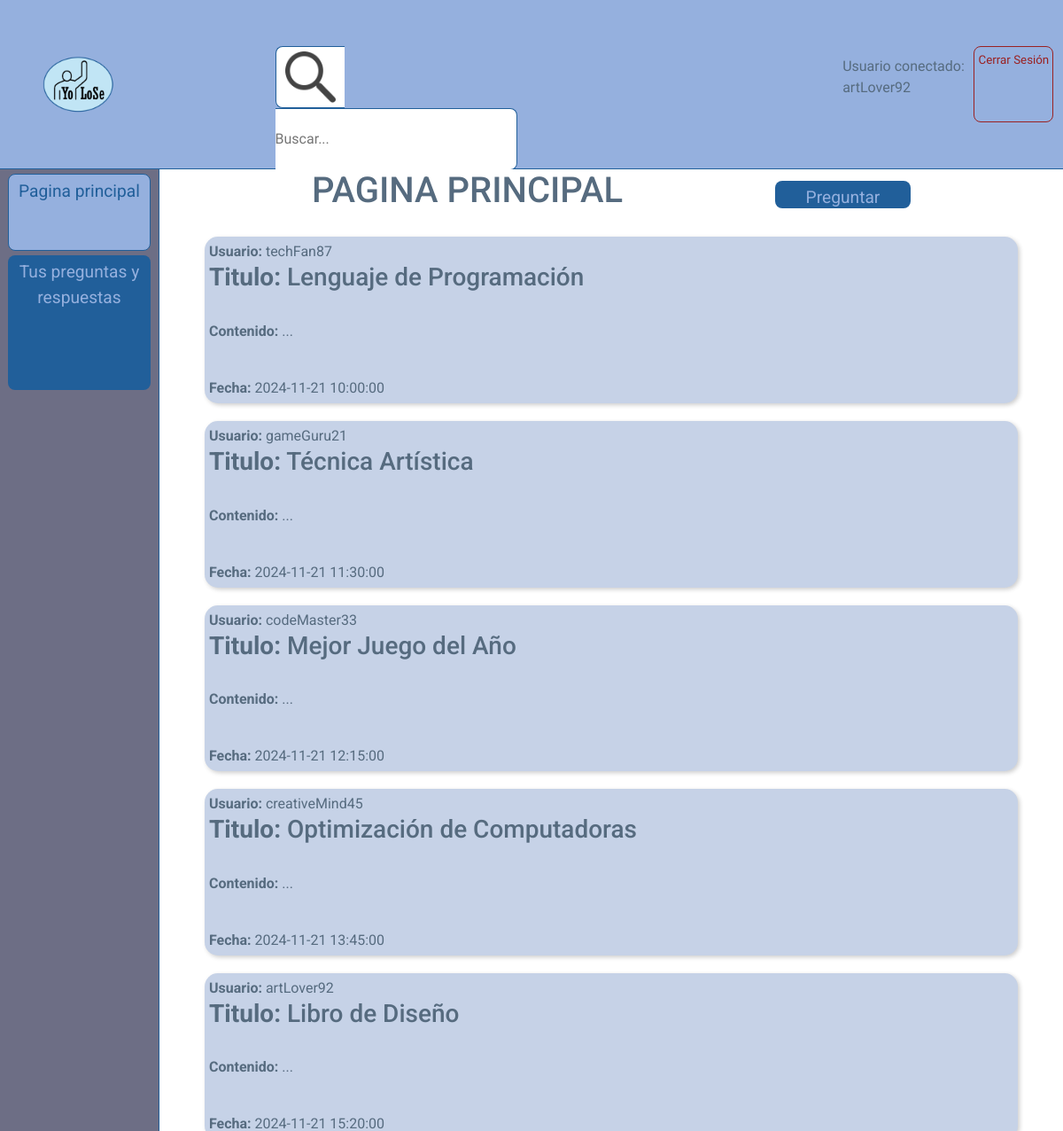
The page /PAGES/index.php (signed in) on the database its author committed.
### tables this page shows
CREATE TABLE tbl_POST (
    id_post INT PRIMARY KEY AUTO_INCREMENT NOT NULL,
    titulo_post VARCHAR(50) NULL,
    contenido_post VARCHAR(500) NOT NULL,
    fecha_post DATETIME NOT NULL,
    user_post VARCHAR(30) NOT NULL,
    ref_post INT NULL
);

### PAGES/index.php (the view, shortened to what this page needs)
<?php
include_once "../PHP/connect.php";
?>
<!DOCTYPE html>
<html lang="en">
<head>
    <link rel="stylesheet" href="../STYLES/estilos.css">
</head>
<body>
    <div id="contenedorPagina">
        <div id="header">
            <img src="../img/logo.png" id="logo">
            <div id="contenedorOpcionesHeader">
                <div id="filtrosBuscador">
                    <form action="" method="get">
                        <img src="../img/buscador.png" alt="" id="logoBuscador">
                        <input type="text" name="filtro" id="buscador" placeholder="Buscar...">
                    </form>
                </div>
                <?php
                if(isset($_SESSION['usuarioConectado'])){
                    ?>
                    <p><strong>Usuario conectado:</strong><br><?php echo $_SESSION['usuarioConectado']; ?></p>
                    <button class="botonesHeader" id="botonLogOut"><a class="botonLogInA" href="../PHP/proceso_cerrarSesion.php">Cerrar Sesión</a></button>
                    <?php
                } else {
                    ?>
                    <button class="botonesHeader" id="botonLogIn"><a class="botonLogInA" href="./login.php">Log In</a></button>
                    <button class="botonesHeader" id="botonReg"><a class="botonLogInA" href="./registrarse.php">Register</a></button>
                    <?php
                }
                ?>
            </div>
        </div>
        <div id="bodyPagina">
            <nav id="menu">
                <button class="botonMenuSeleccionado"><a class="botonMenuInterior" href="./index.php">Pagina principal</a></button>
                <button class="botonMenuPyR"><a class="botonMenuInterior" href="./preguntasUser.php">Tus preguntas y respuestas</a></button>
            </nav>
            <div id="contenido">
                <div id="headerContenido">
                    <h1>PAGINA PRINCIPAL</h1>
                    <button id="botonPreguntar"><a class="botonLogInA" href="./preguntar.php">Preguntar</a></button>
                </div>
                 <?php
                try {
                    $sqlPreguntas = "SELECT id_post, titulo_post, contenido_post, fecha_post, user_post FROM tbl_post WHERE ref_post IS NULL;";
                    $stmt = $pdo->prepare($sqlPreguntas);
                    $stmt->execute();
                    if ($stmt->rowCount() < 1) {
                        echo "No se han encontrado preguntas";
                    } else {
                        foreach ($stmt as $fila) {
                            echo "<a id='contenedorPregunta' href='./preguntaSeleccionada.php?pregunta=" . htmlspecialchars($fila["id_post"]) . "'><div id='interiorContenedorPregunta'>";
                            echo "<strong>Usuario:</strong> " . htmlspecialchars($fila["user_post"]) . "<br>";
                            echo "<h3><strong>Titulo:</strong> " . htmlspecialchars($fila["titulo_post"]) . "</h3><br>";
                            echo "<p><strong>Contenido:</strong> ...</p><br>";
                            echo "<strong>Fecha:</strong> " . htmlspecialchars($fila["fecha_post"]) . "<br>";
                            echo "</div></a>";
                        }
                    }
                } catch (PDOException $e) {
                echo "Error: " . $e->getMessage();
                }
                 ?>
            </div>
        </div>
    </div>
</body>
</html>

### STYLES/estilos.css (style rules this page uses)
html { width: 100%; height: 100%; }
body { width: 100%; height: 100%; margin: 0; }
#header * { font-family: "Concert One", sans-serif; font-weight: 400; font-style: normal; }
#contenedorPagina { width: 100%; height: 100%; font-family: "Roboto", serif; font-weight: 400; font-style: normal; color: #566b7f; }
#header { width: 100%; height: 15%; display: flex; flex-direction: row; box-sizing: border-box; border-bottom: 1.5px solid #215F9A; background-color: rgb(149, 176, 222); align-items: center; justify-content: space-between; }
#bodyPagina { width: 100%; height: 85%; display: flex; flex-direction: row; }
#menu { height: 100%; width: 15%; display: flex; flex-direction: column; box-sizing: border-box; border-right: 1.5px solid #215F9A; background-color: rgb(109, 110, 133); align-items: center; }
#contenido { height: 100%; width: 85%; display: flex; flex-direction: column; background-color: rgb(255, 255, 255); justify-content: flex-start; align-items: center; overflow: auto; }
#logo { width: auto; height: 65px; margin-left: 4%; margin-right: 4%; }
#contenedorOpcionesHeader { width: 75%; height: 100%; align-items: center; display: flex; flex-direction: row; justify-content: space-evenly; }
#filtrosBuscador { width: 70%; height: 45%; display: flex; flex-direction: row; }
.botonesHeader { width: 10%; height: 45%; padding: 0; border: 0; }
#buscador { height: 100%; width: 90%; padding: 0; border: 0; border-top-right-radius: 8px; border-bottom-right-radius: 8px; border: 1.5px solid #215F9A; box-sizing: border-box; border-left: 0; outline: none; color: gray; }
#logoBuscador { width: auto; padding: 5px; height: 100%; background-color: white; border-top-left-radius: 8px; border-bottom-left-radius: 8px; box-sizing: border-box; border: 1.5px solid #215F9A; border-right: 0; padding-right: 10px; padding-left: 10px; }
.botonMenuInterior { text-decoration: none; color: inherit; width: 100%; height: 100%; display: block; padding-top: 5px; }
.botonMenuPyR { border-radius: 8px; background-color: #215F9A; color: rgb(149, 176, 222); border: none; font-size: larger; width: 90%; height: 14%; padding: 0; margin-top: 5px; }
.botonMenuSeleccionado { border-radius: 8px; border: 1.5px solid #215F9A; background-color: rgb(149, 176, 222); color: #215F9A; font-size: larger; width: 90%; height: 8%; padding: 0; margin-top: 5px; }
#botonLogOut { border-radius: 8px; border: 1.5px solid #9a2121; background-color: rgb(149, 176, 222); color: #9a2121; font-size: smaller; }
.botonLogInA { text-decoration: none; color: inherit; width: 100%; height: 100%; display: block; padding-top: 5px; }
#botonPreguntar { border-radius: 8px; background-color: #215F9A; color: rgb(149, 176, 222); border: none; font-size: larger; width: 15%; height: 55%; padding: 0; }
#headerContenido { width: 100%; height: 15%; align-items: center; display: flex; flex-direction: row; justify-content: space-evenly; }
#contenedorPregunta { width: 90%; height: 200px; background-color: rgb(198, 210, 231); margin-top: 20px; border-radius: 15px; box-shadow: 2px 2px 5px rgba(0, 0, 0, 0.2); box-sizing: border-box; padding: 5px; display: block; text-decoration: none; color: inherit; }
#interiorContenedorPregunta { width:100%; height:100%; text-decoration: none; }

### rows shown on the page
tbl_post: user_post "techFan87", titulo_post "Lenguaje de Programación", fecha_post "2024-11-21 10:00:00"
tbl_post: user_post "gameGuru21", titulo_post "Técnica Artística", fecha_post "2024-11-21 11:30:00"
tbl_post: user_post "codeMaster33", titulo_post "Mejor Juego del Año", fecha_post "2024-11-21 12:15:00"
tbl_post: user_post "creativeMind45", titulo_post "Optimización de Computadoras", fecha_post "2024-11-21 13:45:00"
tbl_post: user_post "artLover92", titulo_post "Libro de Diseño", fecha_post "2024-11-21 15:20:00"

### other values the page prints
$_SESSION['usuarioConectado'] "artLover92"
